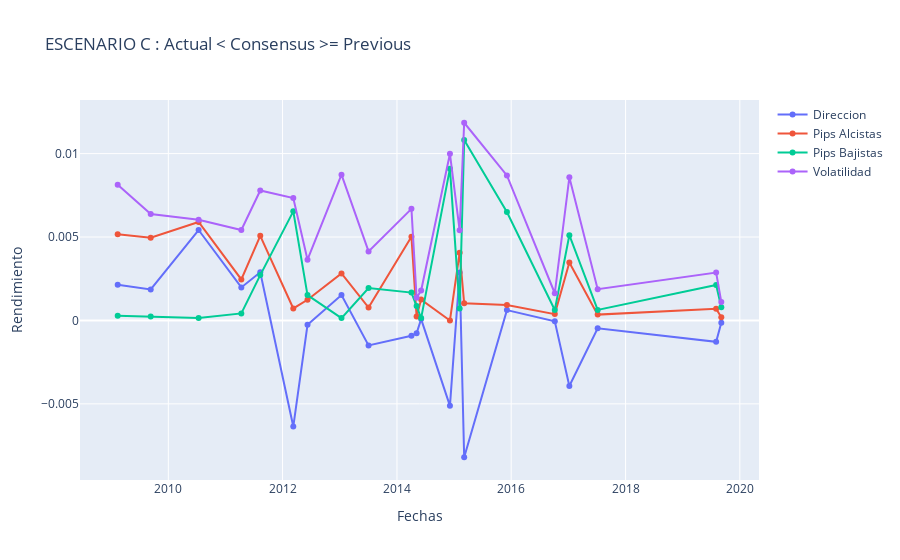

Notebook cell for this chart:
### Code cell
plotesc(USD,Cusd,"ESCENARIO C : Actual < Consensus >= Previous")
